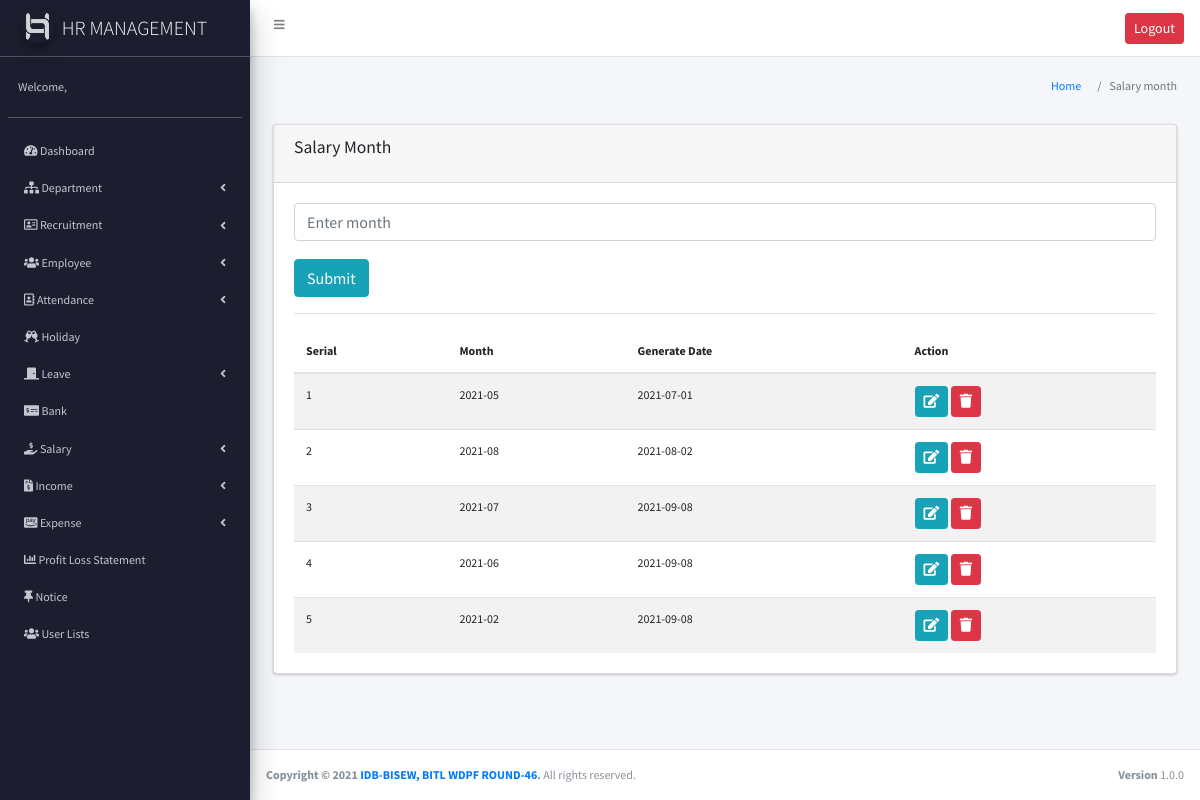
/salarymonth.php (signed in), run on the app's committed database.
### tables this page shows
CREATE TABLE `salary_month` (
  `id` int(11) NOT NULL,
  `month` varchar(255) NOT NULL,
  `generate_date` date NOT NULL
);

### salarymonth.php (the view, shortened to what this page needs)
<?php
require_once("header.php");
require_once("sidebar.php");
$sm=$conn->query("SELECT * FROM `salary_month`");
?>
 <section class="content-header">
      <div class="container-fluid">
        <div class="row mb-2">
          <div class="col-sm-6">
          </div>
          <div class="col-sm-6">
            <ol class="breadcrumb float-sm-right">
              <li class="breadcrumb-item"><a href="#">Home</a></li>
              <li class="breadcrumb-item active">Salary month</li>
            </ol>
          </div>
        </div>
      </div>
    </section>
<section class="content">
      <div class="container-fluid">
        <div class="row">
          <div class="col-md-12">
            <div class="card">
              <div class="card-header">
                <h3 class="card-title">Salary Month</h3>
              </div>
              <div class="card-body">
                 <form action="" method="post">
                  <input type="text" name="salary_month" class="form-control" placeholder="Enter month" id="demo-2">
                  <br>
                  <input type="Submit" value="Submit"class="btn btn-info"> <br>
            </form>
             <hr>
                 <table class="table table-striped">
                    <thead>
                      <tr>
                        <th scope="col">Serial</th>
                        <th scope="col">Month</th>
                        <th scope="col">Generate Date</th>
                        <th scope="col">Action</th>
                      </tr>
                    </thead>
                    <tbody>
                      <?php
                      $i=0;
                       while($sm_data = $sm->fetch_assoc()){ ?>
                            <tr>
                              <td scope="row"><?php echo ++$i; ?></td>
                              <td scope="row"><?php echo $sm_data['month']; ?></td>
                              <td scope="row"><?php echo $sm_data['generate_date']; ?></td>
                              <td scope="row">
                                 <a href="./salmon_edit.php?id=<?php echo $sm_data['id']; ?>" class="btn btn-sm btn-info"><i class="fas fa-edit"></i></a>
                                 <a href="./salmon_delete.php?id=<?php echo $sm_data['id']; ?>" class="btn btn-sm btn-danger" onclick="return confirm('are you sure?')"><i class="fas fa-trash"></i></a>
                              </td>
                            </tr>
                        <?php
                        }
                      ?>
                    </tbody>
                  </table>
              </div>
            </div>
          </div>
        </div>
      </div>
    </section>
<link rel="stylesheet" href="http://ajax.googleapis.com/ajax/libs/jqueryui/1.11.3/themes/smoothness/jquery-ui.css">
<?php require("footer.php"); ?>

### assets/css/style.css (style rules this page uses)
body { font-family: 'Source Sans Pro'; font-size: 12px; }

### data on the page
salary_month: month "2021-05", generate_date "2021-07-01"
salary_month: month "2021-08", generate_date "2021-08-02"
salary_month: month "2021-07", generate_date "2021-09-08"
salary_month: month "2021-06", generate_date "2021-09-08"
salary_month: month "2021-02", generate_date "2021-09-08"
